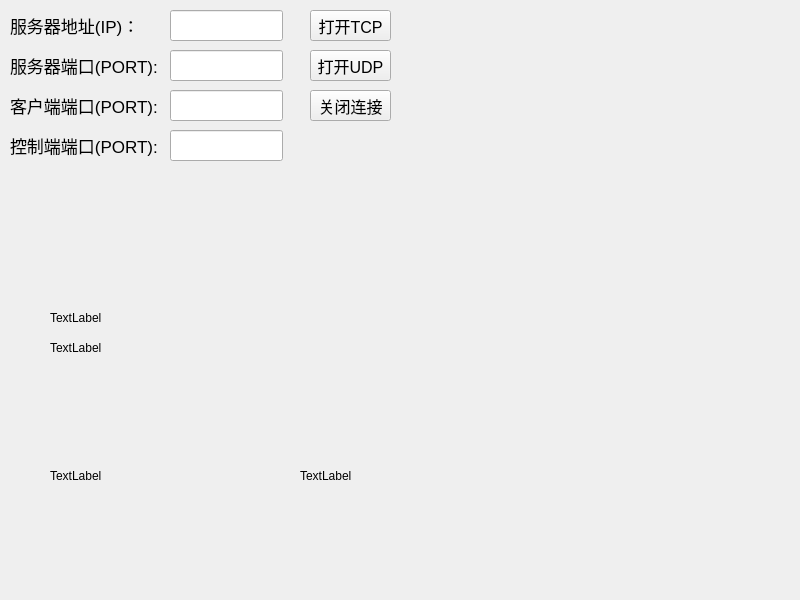
<?xml version="1.0" encoding="UTF-8"?>
<ui version="4.0">
 <class>Widget</class>
 <widget class="QWidget" name="Widget">
  <property name="geometry">
   <rect>
    <x>0</x>
    <y>0</y>
    <width>800</width>
    <height>600</height>
   </rect>
  </property>
  <property name="windowTitle">
   <string>Widget</string>
  </property>
  <widget class="QLabel" name="tcpSpeedLabel">
   <property name="geometry">
    <rect>
     <x>50</x>
     <y>310</y>
     <width>53</width>
     <height>16</height>
    </rect>
   </property>
   <property name="text">
    <string>TextLabel</string>
   </property>
  </widget>
  <widget class="QLabel" name="udpSpeedLabel">
   <property name="geometry">
    <rect>
     <x>50</x>
     <y>340</y>
     <width>53</width>
     <height>16</height>
    </rect>
   </property>
   <property name="text">
    <string>TextLabel</string>
   </property>
  </widget>
  <widget class="QLabel" name="label">
   <property name="geometry">
    <rect>
     <x>10</x>
     <y>10</y>
     <width>161</width>
     <height>31</height>
    </rect>
   </property>
   <property name="font">
    <font>
     <pointsize>13</pointsize>
    </font>
   </property>
   <property name="text">
    <string>服务器地址(IP)：</string>
   </property>
  </widget>
  <widget class="QLabel" name="label_2">
   <property name="geometry">
    <rect>
     <x>10</x>
     <y>50</y>
     <width>161</width>
     <height>31</height>
    </rect>
   </property>
   <property name="font">
    <font>
     <pointsize>13</pointsize>
    </font>
   </property>
   <property name="text">
    <string>服务器端口(PORT):</string>
   </property>
  </widget>
  <widget class="QLineEdit" name="serverIpLineEdit">
   <property name="geometry">
    <rect>
     <x>170</x>
     <y>10</y>
     <width>113</width>
     <height>31</height>
    </rect>
   </property>
  </widget>
  <widget class="QLineEdit" name="serverPortLineEdit">
   <property name="geometry">
    <rect>
     <x>170</x>
     <y>50</y>
     <width>113</width>
     <height>31</height>
    </rect>
   </property>
  </widget>
  <widget class="QPushButton" name="tcpStartPushButton">
   <property name="geometry">
    <rect>
     <x>310</x>
     <y>10</y>
     <width>81</width>
     <height>31</height>
    </rect>
   </property>
   <property name="font">
    <font>
     <pointsize>12</pointsize>
    </font>
   </property>
   <property name="text">
    <string>打开TCP</string>
   </property>
  </widget>
  <widget class="QPushButton" name="udpStartPushButton">
   <property name="geometry">
    <rect>
     <x>310</x>
     <y>50</y>
     <width>81</width>
     <height>31</height>
    </rect>
   </property>
   <property name="font">
    <font>
     <pointsize>12</pointsize>
    </font>
   </property>
   <property name="text">
    <string>打开UDP</string>
   </property>
  </widget>
  <widget class="QLabel" name="netInformationLabel">
   <property name="geometry">
    <rect>
     <x>50</x>
     <y>400</y>
     <width>171</width>
     <height>151</height>
    </rect>
   </property>
   <property name="text">
    <string>TextLabel</string>
   </property>
  </widget>
  <widget class="QLineEdit" name="clientPortLineEdit">
   <property name="geometry">
    <rect>
     <x>170</x>
     <y>90</y>
     <width>113</width>
     <height>31</height>
    </rect>
   </property>
  </widget>
  <widget class="QLabel" name="label_3">
   <property name="geometry">
    <rect>
     <x>10</x>
     <y>90</y>
     <width>161</width>
     <height>31</height>
    </rect>
   </property>
   <property name="font">
    <font>
     <pointsize>13</pointsize>
    </font>
   </property>
   <property name="text">
    <string>客户端端口(PORT):</string>
   </property>
  </widget>
  <widget class="QLabel" name="connectInformationShowLabel">
   <property name="geometry">
    <rect>
     <x>300</x>
     <y>400</y>
     <width>171</width>
     <height>151</height>
    </rect>
   </property>
   <property name="text">
    <string>TextLabel</string>
   </property>
  </widget>
  <widget class="QLabel" name="label_4">
   <property name="geometry">
    <rect>
     <x>10</x>
     <y>130</y>
     <width>161</width>
     <height>31</height>
    </rect>
   </property>
   <property name="font">
    <font>
     <pointsize>13</pointsize>
    </font>
   </property>
   <property name="text">
    <string>控制端端口(PORT):</string>
   </property>
  </widget>
  <widget class="QLineEdit" name="clientPortLineEdit_2">
   <property name="geometry">
    <rect>
     <x>170</x>
     <y>130</y>
     <width>113</width>
     <height>31</height>
    </rect>
   </property>
  </widget>
  <widget class="QPushButton" name="closeConnectPushButton">
   <property name="geometry">
    <rect>
     <x>310</x>
     <y>90</y>
     <width>81</width>
     <height>31</height>
    </rect>
   </property>
   <property name="font">
    <font>
     <pointsize>12</pointsize>
    </font>
   </property>
   <property name="text">
    <string>关闭连接</string>
   </property>
  </widget>
 </widget>
 <resources/>
 <connections/>
</ui>
